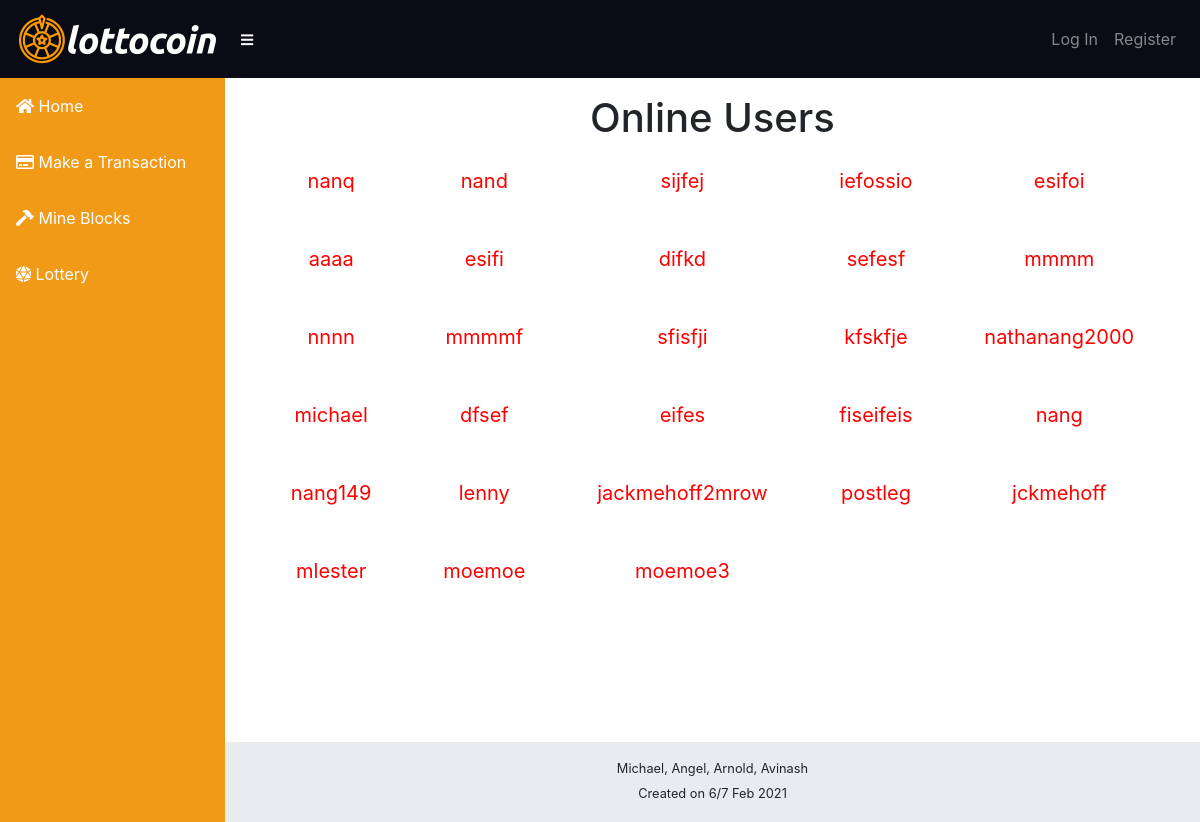
The app's page /users, older data.
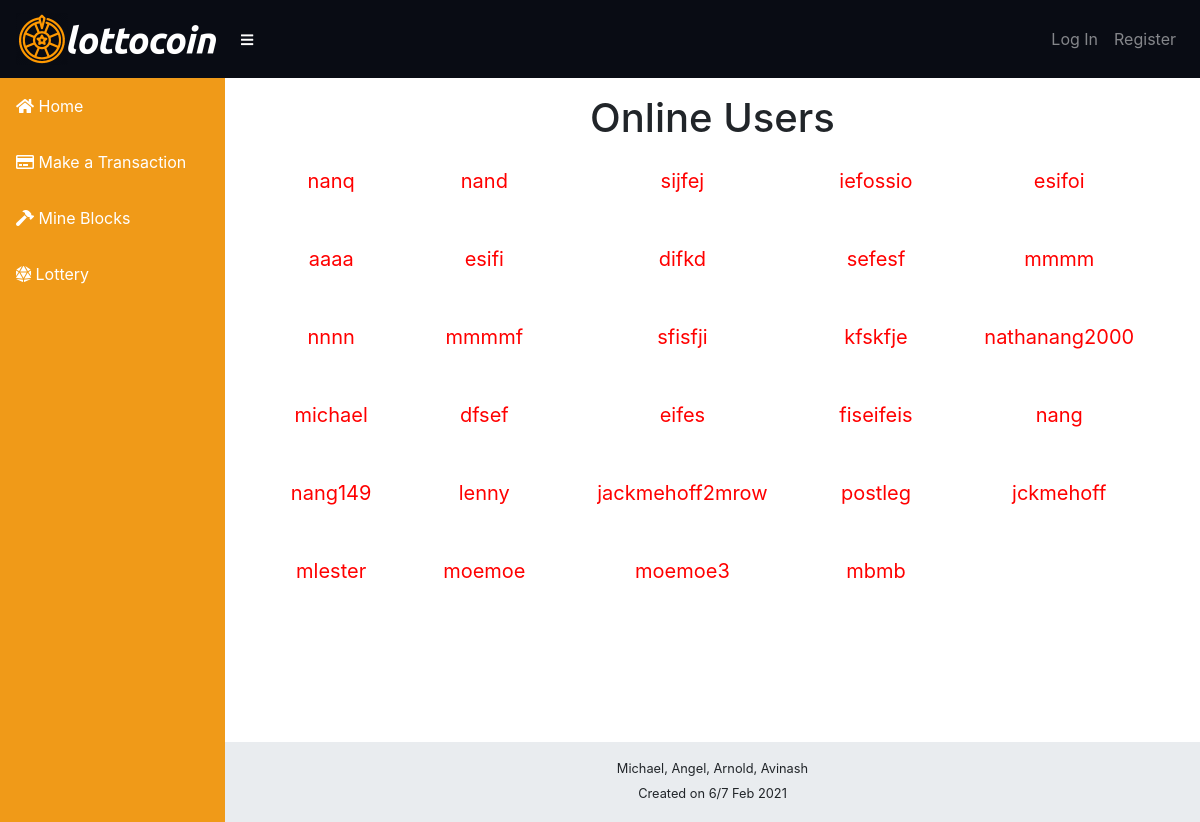
The same page, newer data.
### lottocoin/models.py (models this page shows, shortened)
class User(db.Model, UserMixin):
    id = db.Column(db.Integer, primary_key = True)
    name = db.Column(db.String(35), unique = False, nullable=False);
    username = db.Column(db.String(15), unique = True, nullable=False);
    email = db.Column(db.String(100), unique = True, nullable=False);
    password = db.Column(db.String(120), unique = False, nullable=False);
    key = db.Column(db.String(100000), unique = True, nullable=False);

### lottocoin/routes.py (the view)
@app.route('/users')
def users():
    all_usernames = []
    all_users = User.query.all()
    for x in range(len(all_users)):
        all_usernames.append(all_users[x].username)
    print(all_usernames)
    return render_template('users.html', users=current_sessions, allusers=all_usernames)

### lottocoin/templates/users.html (shortened to what this page needs)
{% extends "layout.html" %} {% block content %}
<h1>Online Users</h1>
<div class="wrapper">
   {% for i in allusers %} {% if i not in users %}
  <div style="color: red"><p>{{i}}</p></div>
  {% endif %} {% endfor %} {%endblock%}

Row changes from the older to the newer data that the page shows:
added User: username "mbmb"
